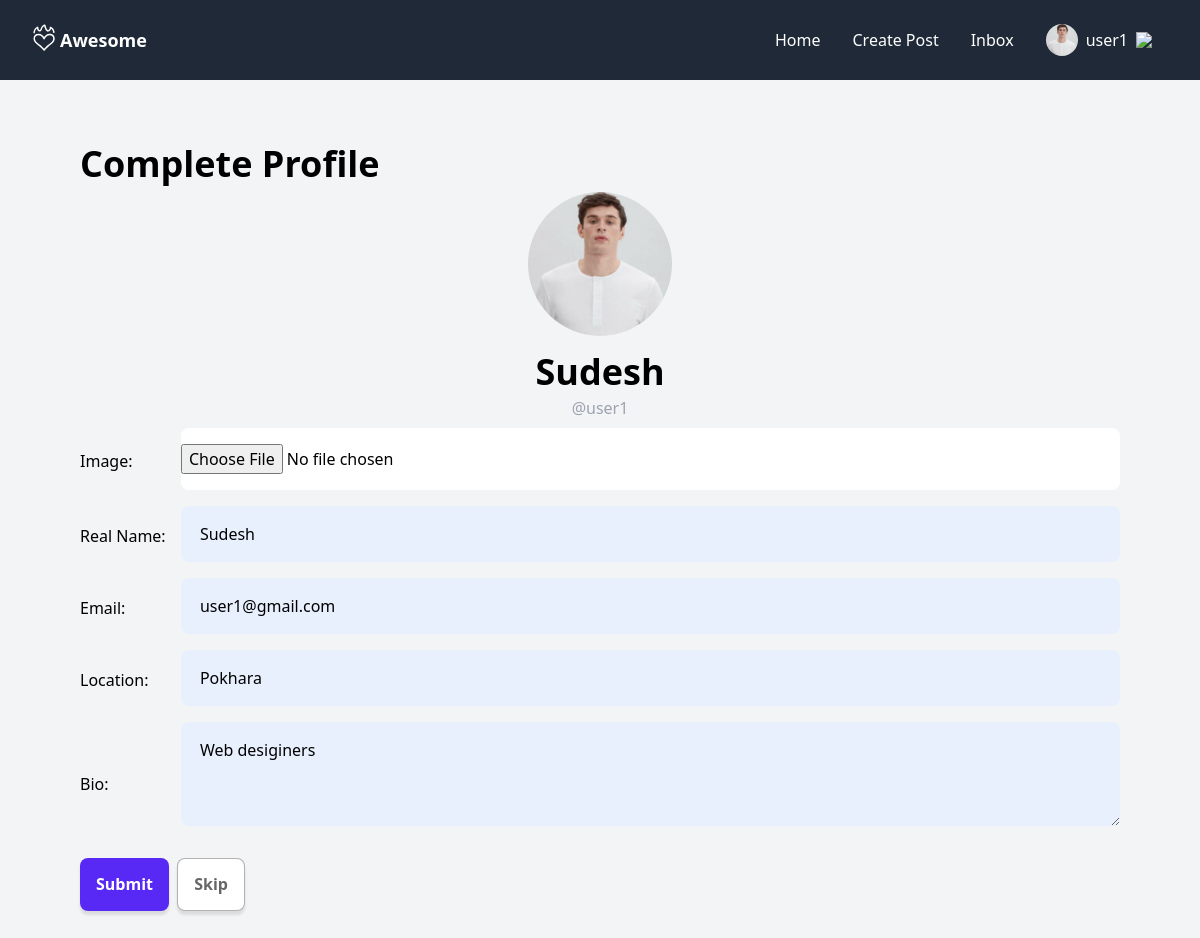
The page /profile-onboarding/ (signed in) on the database its author committed.
### users/models.py (models this page shows, shortened)
class Profile(models.Model):
    user = models.OneToOneField(User,on_delete=models.CASCADE,related_name='profile')
    image = models.ImageField(upload_to='avatars/',null=True,blank=True)
    realname = models.CharField(max_length=100,null=True,blank=True)
    email = models.EmailField(unique=True,null=True)
    location = models.CharField(max_length=100,null=True,blank=True)
    bio = models.TextField(null=True,blank=True)
    created = models.DateTimeField(auto_now_add=True)
    @property
    def name(self):
        if self.realname:
            name= self.realname
        else:
            name= self.user.username
        return name

### users/views.py (the view)
# urls.py: path('profile-onboarding/', profile_edit_view, name='profile-onboarding'),
@login_required
def profile_edit_view(request):
    form = ProfileForm(instance=request.user.profile)
    if request.path == reverse('profile-onboarding'):
        template = 'users/profile_onboarding.html'
    else:
        template = 'users/profile_edit.html'
    if request.method == 'POST':
        form = ProfileForm(request.POST, request.FILES, instance=request.user.profile)
        if form.is_valid():
            form.save()
            return redirect('profile')
    return render(request, template, {'form': form})

### users/forms.py
class ProfileForm(forms.ModelForm):
    class Meta:
        model = Profile
        exclude = ['user']
        labels = {
            'realname': 'Real Name',
            'email': 'Email',
            'location': 'Location',
            'bio': 'Bio'
        }
        widgets ={
            'image': forms.FileInput(attrs={'accept':'image/*'}),
            'bio': forms.Textarea(attrs={'rows':3}),
        }

### templates/users/profile_onboarding.html (shortened to what this page needs)
{% extends 'layouts/app-4.html' %}
{% block content %}
<h1 class="mb-2">Complete Profile</h1>
<div class="text-center flex flex-col items-center">
    <img id="avatar" class="w-36 h-36 rounded-full object-cover mb-4" src="
    {% if user.profile.image %}
        {{user.profile.image.url }}
        {% else %}
    https://encrypted-tbn0.gstatic.com/images?q=tbn:ANd9GcRKaiKiPcLJj7ufrj6M2KaPwyCT4lDSFA5oog&s
    {% endif %}
        " />
    <div class="text-center max-w-md">
        <h1 id="realname">{{ user.profile.name }}</h1>
        <div class="text-gray-400 mb-2 -mt-3">@{{ user.username }}</div>
    </div>
</div>
<form method="POST" enctype="multipart/form-data" >
    {{ form.as_p }}
    <button type="submit" >Submit</button>
    <a class="button secondaryAction ml-1" href="{% url 'home' %}">Skip</a>
</form>
{% endblock content %}

### templates/layouts/app-4.html
{% extends 'base.html' %}
{% block layout %}
<content  class="block mx-20 my-16">
        {% block content %}{% endblock content %}
{% endblock layout %}

### templates/base.html (shortened to what this page needs)
<!DOCTYPE html>
<html lang="en">
<head>
    <script src="https://cdn.tailwindcss.com"></script>
</head>
<body class="bg-gray-100">
{% include 'includes/header.html' %}
{% block layout %}{% endblock layout %}
</body>
</html>

### templates/includes/header.html (shortened to what this page needs)
{% load static %}
<header x-data="{ mobilenavOpen: false }" class="md:flex items-center justify-between [&>*]:px-8 bg-gray-800 h-20 text-white sticky top-0 z-40">
    <div class="flex items-center justify-between h-20">
        <logo>
            <a class="flex items-center gap-1" href="/">
                <img class="w-6 -mt-1" src="{% static 'images/fireheart_white.svg' %}"/>
                <span class="text-lg font-bold">Awesome</span>
            </a>
        </logo>
    </div>
    <nav x-show="mobilenavOpen" x-cloak class="md:!block bg-gray-800 h-screen w-screen md:h-auto md:w-auto -mt-20 md:mt-0 absolute md:relative z-[-1]"
    x-transition:enter="duration-300 ease-out"
    x-transition:enter-start="opacity-0 -translate-y-96"
    x-transition:enter-end="opacity-100 translate-y-0">
        <ul class="flex items-center navitems flex-col md:flex-row gap-8 md:gap-0 justify-center h-full -translate-y-10 md:translate-y-0">
            {% if user.is_authenticated %}
            <li><a href="/">Home</a></li>
            <li><a href="{% url 'post-create' %}">Create Post</a></li>
            <li><a href="{% url 'inbox' %}">Inbox</a></li>
            <li x-data="{ dropdownOpen: false }" class="relative">
                <a @click="dropdownOpen = !dropdownOpen" @click.away="dropdownOpen = false" class="cursor-pointer select-none">
                    <img class="h-8 w-8 rounded-full object-cover" src="
                    {% if user.profile.image %}
                        {{ user.profile.image.url }}
                        {% else %}
                        https://encrypted-tbn0.gstatic.com/images?q=tbn:ANd9GcRKaiKiPcLJj7ufrj6M2KaPwyCT4lDSFA5oog&s
                    {% endif %}
                        "/>
                     {{ user.username }}
                    <img x-bind:class="dropdownOpen && 'rotate-180 duration-300'" class="w-4" src="https://img.icons8.com/small/32/777777/expand-arrow.png"/>
                </a>
            </li>
            {% else %}
               <li><a href="{% url 'account_login' %}">Login</a></li>
               <li><a href="{% url 'account_signup' %}">Sign Up</a></li>
            {% endif %}
        </ul>
    </nav>
</header>

### templates/base.html (style rules this page uses)
:root { --primary: rgb(88, 40, 244); --primary-hover: rgb(69, 29, 200); --black: #1f2937; --font1: 'Lobster', sans-serif; }
h1 { @apply text-4xl font-bold mb-4 }
.button, button, [type='submit'], [type='button'] { display: inline-flex; flex-wrap: wrap; align-items: center; justify-content: center; flex-shrink: 0; text-align: center; border-radius: 0.5rem; cursor: pointer; padding: 0 1rem; min-height: 3.3rem; font-weight: 600; box-shadow: 0 4px 3px rgba(0, 0, 0, 0.1); transition-property: transform; transition-duration: .2s; color: white; background-color: var(--primary); width: fit-content; }
.secondaryAction { background-color: white; color: rgba(0, 0, 0, 0.6); border: 1px solid rgba(0, 0, 0, 0.3); }
.navitems>li>a { @apply flex items-center gap-2 h-12 px-4 hover:bg-gray-700 rounded-lg; }
html, body { margin: 0; min-height: 100%; }
p { margin-bottom: 1rem; }
form p { display: flex; align-items: center; margin-bottom: 1rem; }
label, input { display: inline-block; }
form p label { width: 7rem; }
label { margin: 6px 0 3px; }
input, textarea { width: 100%; }
input[type="file"], select { background-color: white; padding-left: 0; }
.textarea, textarea { margin-bottom: 1rem; }
.textarea, textarea, input { border-radius: 0.5rem; padding: 1rem 1.2rem; background-color: rgba(232, 240, 254, 1); }

### rows shown on the page
Profile: realname "Sudesh", email "user1@gmail.com", location "Pokhara", bio "Web desiginers"

### other values the page prints
{{ user.username }} "user1"
{{ user.profile.name }} "Sudesh"
